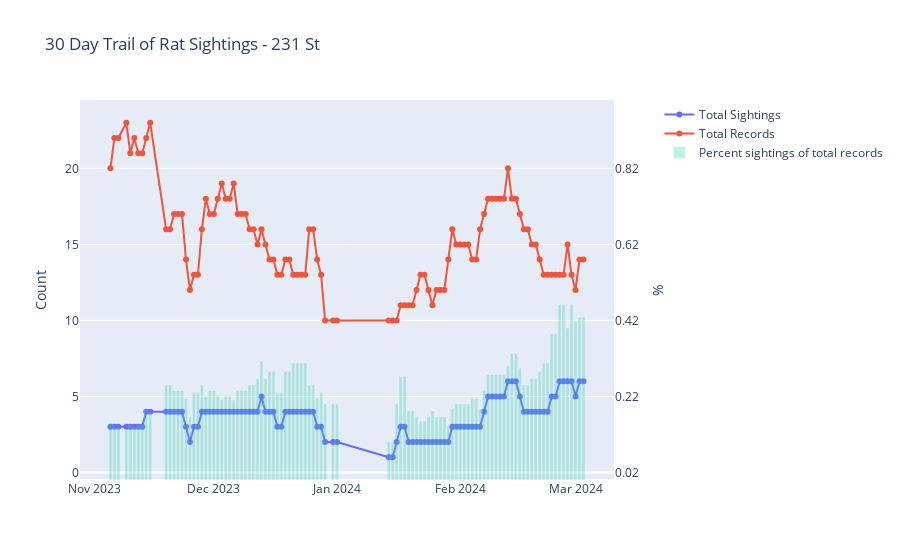

The notebook cell this image was saved under:
### Code cell
def plot_per_day_delta(station_name, station_id=None):
    if not station_id:
        station_id = stations_df[stations_df["station_name"] == station_name][
            "station_id"
        ].values
        if len(station_id) > 1:
            print(
                "Station name conflict, this station requires a specific ID due to duplicate names"
            )
            return

    station_data = sightings_df[sightings_df["station_id"] == station_id[0]]
    station_data["total_sightings"] = (
        station_data["so_many"] + station_data["one_or_two"]
    )
    station_data["total_records"] = (
        station_data["so_many"] + station_data["one_or_two"] + station_data["none"]
    )
    station_data["perc_sightings"] = (
        station_data["total_sightings"] / station_data["total_records"]
    )
    station_data = station_data.drop(
        columns=["station_id", "so_many", "one_or_two", "none"]
    )

    station_data["date_delta"] = station_data["date_end"] - station_data["date_end"].shift(1)
    station_data["sightings_delta"] = station_data["total_sightings"] - station_data["total_sightings"].shift(1)
    # station_data["date_delta"] = pd.to_numeric(station_data["date_delta"].dt.days, downcast="integer")
    station_data["date_delta"] = station_data["date_delta"].dt.days

    # melted_data = station_data.melt(
    #     ["station_id", "date_start", "date_end"],
    #     var_name="sighting_type",
    #     value_vars=["so_many", "one_or_two", "none"],
    # )

    # print(melted_data)

    print(station_data)

    fig = make_subplots(specs=[[{"secondary_y": True}]])

    fig.add_trace(
        go.Scatter(
            x=station_data["date_end"],
            y=station_data["total_sightings"],
            name="Total Sightings",
            mode="lines+markers",
            text=[
                f"date_end: {date.strftime('%d %B (%a)')}"
                for date in station_data["date_end"]
            ],
        ),
        secondary_y=False,
    )

    fig.add_trace(
        go.Scatter(
            x=station_data["date_end"],
            y=station_data["total_records"],
            name="Total Records",
            mode="lines+markers",
            text=[
                f"date_end: {date.strftime('%d %B (%a)')}"
                for date in station_data["date_end"]
            ],
        ),
        secondary_y=False,
    )

    fig.add_trace(
        go.Bar(
            x=station_data["date_end"],
            y=station_data["perc_sightings"],
            name="Percent sightings of total records",
            opacity=0.25,
        ),
        secondary_y=True,
    )

    # fig.add_trace(
    #     go.Scatter(
    #         x=station_data["date_end"],
    #         y=station_data["date_delta"]
    #     )
    # )

    # fig.add_trace(
    #     go.Scatter(
    #         x=station_data["date_end"],
    #         y=station_data["sightings_delta"]
    #     )
    # )

    # fig.update_xaxes(title_text="Date End")
    # fig.update_yaxes(title_text="Count")

    fig.update_layout(
        title_text=f"30 Day Trail of Rat Sightings - {station_name}",
        yaxis=dict(
            title=dict(text="Count"),
            side="left",
        ),
        yaxis2=dict(
            title=dict(text="%"),
            side="right",
            range=[0, 1],
            overlaying="y",
            tickmode="sync",
        ),
    )

    return fig


plot_per_day_delta("231 St")

### Figure 1 — Plotly figure (JSON) as saved in the notebook; plotly's stock layout.template omitted (floating-point values rounded to 4 significant figures)
{"data": [{"mode": "lines+markers", "name": "Total Sightings", "text": ["date_end: 05 November (Sun)", "date_end: 06 November (Mon)", "date_end: 07 November (Tue)", "date_end: 09 November (Thu)", "date_end: 10 November (Fri)", "date_end: 11 November (Sat)", "date_end: 12 November (Sun)", "date_end: 13 November (Mon)", "date_end: 14 November (Tue)", "date_end: 15 November (Wed)", "date_end: 19 November (Sun)", "date_end: 20 November (Mon)", "date_end: 21 November (Tue)", "date_end: 22 November (Wed)", "date_end: 23 November (Thu)", "date_end: 24 November (Fri)", "date_end: 25 November (Sat)", "date_end: 26 November (Sun)", "date_end: 27 November (Mon)", "date_end: 28 November (Tue)", "date_end: 29 November (Wed)", "date_end: 30 November (Thu)", "date_end: 01 December (Fri)", "date_end: 02 December (Sat)", "date_end: 03 December (Sun)", "date_end: 04 December (Mon)", "date_end: 05 December (Tue)", "date_end: 06 December (Wed)", "date_end: 07 December (Thu)", "date_end: 08 December (Fri)", "date_end: 09 December (Sat)", "date_end: 10 December (Sun)", "date_end: 11 December (Mon)", "date_end: 12 December (Tue)", "date_end: 13 December (Wed)", "date_end: 14 December (Thu)", "date_end: 15 December (Fri)", "date_end: 16 December (Sat)", "date_end: 17 December (Sun)", "date_end: 18 December (Mon)", "date_end: 19 December (Tue)", "date_end: 20 December (Wed)", "date_end: 21 December (Thu)", "date_end: 22 December (Fri)", "date_end: 23 December (Sat)", "date_end: 24 December (Sun)", "date_end: 25 December (Mon)", "date_end: 26 December (Tue)", "date_end: 27 December (Wed)", "date_end: 28 December (Thu)", "date_end: 29 December (Fri)", "date_end: 31 December (Sun)", "date_end: 01 January (Mon)", "date_end: 14 January (Sun)", "date_end: 15 January (Mon)", "date_end: 16 January (Tue)", "date_end: 17 January (Wed)", "date_end: 18 January (Thu)", "date_end: 19 January (Fri)", "date_end: 20 January (Sat)", "date_end: 21 January (Sun)", "date_end: 22 January (Mon)", "date_end: 23 January (Tue)", "date_end: 24 January (Wed)", "date_end: 25 January (Thu)", "date_end: 26 January (Fri)", "date_end: 27 January (Sat)", "date_end: 28 January (Sun)", "date_end: 29 January (Mon)", "date_end: 30 January (Tue)", "date_end: 31 January (Wed)", "date_end: 01 February (Thu)", "date_end: 02 February (Fri)", "date_end: 03 February (Sat)", "date_end: 04 February (Sun)", "date_end: 05 February (Mon)", "date_end: 06 February (Tue)", "date_end: 07 February (Wed)", "date_end: 08 February (Thu)", "date_end: 09 February (Fri)", "date_end: 10 February (Sat)", "date_end: 11 February (Sun)", "date_end: 12 February (Mon)", "date_end: 13 February (Tue)", "date_end: 14 February (Wed)", "date_end: 15 February (Thu)", "date_end: 16 February (Fri)", "date_end: 17 February (Sat)", "date_end: 18 February (Sun)", "date_end: 19 February (Mon)", "date_end: 20 February (Tue)", "date_end: 21 February (Wed)", "date_end: 22 February (Thu)", "date_end: 23 February (Fri)", "date_end: 24 February (Sat)", "date_end: 25 February (Sun)", "date_end: 26 February (Mon)", "date_end: 27 February (Tue)", "date_end: 28 February (Wed)", "date_end: 29 February (Thu)", "date_end: 01 March (Fri)", "date_end: 02 March (Sat)", "date_end: 03 March (Sun)"], "type": "scatter", "x": ["2023-11-05T00:00:00", "2023-11-06T00:00:00", "2023-11-07T00:00:00", "2023-11-09T00:00:00", "2023-11-10T00:00:00", "2023-11-11T00:00:00", "2023-11-12T00:00:00", "2023-11-13T00:00:00", "2023-11-14T00:00:00", "2023-11-15T00:00:00", "2023-11-19T00:00:00", "2023-11-20T00:00:00", "2023-11-21T00:00:00", "2023-11-22T00:00:00", "2023-11-23T00:00:00", "2023-11-24T00:00:00", "2023-11-25T00:00:00", "2023-11-26T00:00:00", "2023-11-27T00:00:00", "2023-11-28T00:00:00", "2023-11-29T00:00:00", "2023-11-30T00:00:00", "2023-12-01T00:00:00", "2023-12-02T00:00:00", "2023-12-03T00:00:00", "2023-12-04T00:00:00", "2023-12-05T00:00:00", "2023-12-06T00:00:00", "2023-12-07T00:00:00", "2023-12-08T00:00:00", "2023-12-09T00:00:00", "2023-12-10T00:00:00", "2023-12-11T00:00:00", "2023-12-12T00:00:00", "2023-12-13T00:00:00", "2023-12-14T00:00:00", "2023-12-15T00:00:00", "2023-12-16T00:00:00", "2023-12-17T00:00:00", "2023-12-18T00:00:00", "2023-12-19T00:00:00", "2023-12-20T00:00:00", "2023-12-21T00:00:00", "2023-12-22T00:00:00", "2023-12-23T00:00:00", "2023-12-24T00:00:00", "2023-12-25T00:00:00", "2023-12-26T00:00:00", "2023-12-27T00:00:00", "2023-12-28T00:00:00", "2023-12-29T00:00:00", "2023-12-31T00:00:00", "2024-01-01T00:00:00", "2024-01-14T00:00:00", "2024-01-15T00:00:00", "2024-01-16T00:00:00", "2024-01-17T00:00:00", "2024-01-18T00:00:00", "2024-01-19T00:00:00", "2024-01-20T00:00:00", "2024-01-21T00:00:00", "2024-01-22T00:00:00", "2024-01-23T00:00:00", "2024-01-24T00:00:00", "2024-01-25T00:00:00", "2024-01-26T00:00:00", "2024-01-27T00:00:00", "2024-01-28T00:00:00", "2024-01-29T00:00:00", "2024-01-30T00:00:00", "2024-01-31T00:00:00", "2024-02-01T00:00:00", "2024-02-02T00:00:00", "2024-02-03T00:00:00", "2024-02-04T00:00:00", "2024-02-05T00:00:00", "2024-02-06T00:00:00", "2024-02-07T00:00:00", "2024-02-08T00:00:00", "2024-02-09T00:00:00", "2024-02-10T00:00:00", "2024-02-11T00:00:00", "2024-02-12T00:00:00", "2024-02-13T00:00:00", "2024-02-14T00:00:00", "2024-02-15T00:00:00", "2024-02-16T00:00:00", "2024-02-17T00:00:00", "2024-02-18T00:00:00", "2024-02-19T00:00:00", "2024-02-20T00:00:00", "2024-02-21T00:00:00", "2024-02-22T00:00:00", "2024-02-23T00:00:00", "2024-02-24T00:00:00", "2024-02-25T00:00:00", "2024-02-26T00:00:00", "2024-02-27T00:00:00", "2024-02-28T00:00:00", "2024-02-29T00:00:00", "2024-03-01T00:00:00", "2024-03-02T00:00:00", "2024-03-03T00:00:00"], "xaxis": "x", "y": [3, 3, 3, 3, 3, 3, 3, 3, 4, 4, 4, 4, 4, 4, 4, 3, 2, 3, 3, 4, 4, 4, 4, 4, 4, 4, 4, 4, 4, 4, 4, 4, 4, 4, 5, 4, 4, 4, 3, 3, 4, 4, 4, 4, 4, 4, 4, 4, 3, 3, 2, 2, 2, 1, 1, 2, 3, 3, 2, 2, 2, 2, 2, 2, 2, 2, 2, 2, 2, 3, 3, 3, 3, 3, 3, 3, 3, 4, 5, 5, 5, 5, 5, 6, 6, 6, 5, 4, 4, 4, 4, 4, 4, 4, 5, 5, 6, 6, 6, 6, 5, 6, 6], "yaxis": "y"}, {"mode": "lines+markers", "name": "Total Records", "text": ["date_end: 05 November (Sun)", "date_end: 06 November (Mon)", "date_end: 07 November (Tue)", "date_end: 09 November (Thu)", "date_end: 10 November (Fri)", "date_end: 11 November (Sat)", "date_end: 12 November (Sun)", "date_end: 13 November (Mon)", "date_end: 14 November (Tue)", "date_end: 15 November (Wed)", "date_end: 19 November (Sun)", "date_end: 20 November (Mon)", "date_end: 21 November (Tue)", "date_end: 22 November (Wed)", "date_end: 23 November (Thu)", "date_end: 24 November (Fri)", "date_end: 25 November (Sat)", "date_end: 26 November (Sun)", "date_end: 27 November (Mon)", "date_end: 28 November (Tue)", "date_end: 29 November (Wed)", "date_end: 30 November (Thu)", "date_end: 01 December (Fri)", "date_end: 02 December (Sat)", "date_end: 03 December (Sun)", "date_end: 04 December (Mon)", "date_end: 05 December (Tue)", "date_end: 06 December (Wed)", "date_end: 07 December (Thu)", "date_end: 08 December (Fri)", "date_end: 09 December (Sat)", "date_end: 10 December (Sun)", "date_end: 11 December (Mon)", "date_end: 12 December (Tue)", "date_end: 13 December (Wed)", "date_end: 14 December (Thu)", "date_end: 15 December (Fri)", "date_end: 16 December (Sat)", "date_end: 17 December (Sun)", "date_end: 18 December (Mon)", "date_end: 19 December (Tue)", "date_end: 20 December (Wed)", "date_end: 21 December (Thu)", "date_end: 22 December (Fri)", "date_end: 23 December (Sat)", "date_end: 24 December (Sun)", "date_end: 25 December (Mon)", "date_end: 26 December (Tue)", "date_end: 27 December (Wed)", "date_end: 28 December (Thu)", "date_end: 29 December (Fri)", "date_end: 31 December (Sun)", "date_end: 01 January (Mon)", "date_end: 14 January (Sun)", "date_end: 15 January (Mon)", "date_end: 16 January (Tue)", "date_end: 17 January (Wed)", "date_end: 18 January (Thu)", "date_end: 19 January (Fri)", "date_end: 20 January (Sat)", "date_end: 21 January (Sun)", "date_end: 22 January (Mon)", "date_end: 23 January (Tue)", "date_end: 24 January (Wed)", "date_end: 25 January (Thu)", "date_end: 26 January (Fri)", "date_end: 27 January (Sat)", "date_end: 28 January (Sun)", "date_end: 29 January (Mon)", "date_end: 30 January (Tue)", "date_end: 31 January (Wed)", "date_end: 01 February (Thu)", "date_end: 02 February (Fri)", "date_end: 03 February (Sat)", "date_end: 04 February (Sun)", "date_end: 05 February (Mon)", "date_end: 06 February (Tue)", "date_end: 07 February (Wed)", "date_end: 08 February (Thu)", "date_end: 09 February (Fri)", "date_end: 10 February (Sat)", "date_end: 11 February (Sun)", "date_end: 12 February (Mon)", "date_end: 13 February (Tue)", "date_end: 14 February (Wed)", "date_end: 15 February (Thu)", "date_end: 16 February (Fri)", "date_end: 17 February (Sat)", "date_end: 18 February (Sun)", "date_end: 19 February (Mon)", "date_end: 20 February (Tue)", "date_end: 21 February (Wed)", "date_end: 22 February (Thu)", "date_end: 23 February (Fri)", "date_end: 24 February (Sat)", "date_end: 25 February (Sun)", "date_end: 26 February (Mon)", "date_end: 27 February (Tue)", "date_end: 28 February (Wed)", "date_end: 29 February (Thu)", "date_end: 01 March (Fri)", "date_end: 02 March (Sat)", "date_end: 03 March (Sun)"], "type": "scatter", "x": ["2023-11-05T00:00:00", "2023-11-06T00:00:00", "2023-11-07T00:00:00", "2023-11-09T00:00:00", "2023-11-10T00:00:00", "2023-11-11T00:00:00", "2023-11-12T00:00:00", "2023-11-13T00:00:00", "2023-11-14T00:00:00", "2023-11-15T00:00:00", "2023-11-19T00:00:00", "2023-11-20T00:00:00", "2023-11-21T00:00:00", "2023-11-22T00:00:00", "2023-11-23T00:00:00", "2023-11-24T00:00:00", "2023-11-25T00:00:00", "2023-11-26T00:00:00", "2023-11-27T00:00:00", "2023-11-28T00:00:00", "2023-11-29T00:00:00", "2023-11-30T00:00:00", "2023-12-01T00:00:00", "2023-12-02T00:00:00", "2023-12-03T00:00:00", "2023-12-04T00:00:00", "2023-12-05T00:00:00", "2023-12-06T00:00:00", "2023-12-07T00:00:00", "2023-12-08T00:00:00", "2023-12-09T00:00:00", "2023-12-10T00:00:00", "2023-12-11T00:00:00", "2023-12-12T00:00:00", "2023-12-13T00:00:00", "2023-12-14T00:00:00", "2023-12-15T00:00:00", "2023-12-16T00:00:00", "2023-12-17T00:00:00", "2023-12-18T00:00:00", "2023-12-19T00:00:00", "2023-12-20T00:00:00", "2023-12-21T00:00:00", "2023-12-22T00:00:00", "2023-12-23T00:00:00", "2023-12-24T00:00:00", "2023-12-25T00:00:00", "2023-12-26T00:00:00", "2023-12-27T00:00:00", "2023-12-28T00:00:00", "2023-12-29T00:00:00", "2023-12-31T00:00:00", "2024-01-01T00:00:00", "2024-01-14T00:00:00", "2024-01-15T00:00:00", "2024-01-16T00:00:00", "2024-01-17T00:00:00", "2024-01-18T00:00:00", "2024-01-19T00:00:00", "2024-01-20T00:00:00", "2024-01-21T00:00:00", "2024-01-22T00:00:00", "2024-01-23T00:00:00", "2024-01-24T00:00:00", "2024-01-25T00:00:00", "2024-01-26T00:00:00", "2024-01-27T00:00:00", "2024-01-28T00:00:00", "2024-01-29T00:00:00", "2024-01-30T00:00:00", "2024-01-31T00:00:00", "2024-02-01T00:00:00", "2024-02-02T00:00:00", "2024-02-03T00:00:00", "2024-02-04T00:00:00", "2024-02-05T00:00:00", "2024-02-06T00:00:00", "2024-02-07T00:00:00", "2024-02-08T00:00:00", "2024-02-09T00:00:00", "2024-02-10T00:00:00", "2024-02-11T00:00:00", "2024-02-12T00:00:00", "2024-02-13T00:00:00", "2024-02-14T00:00:00", "2024-02-15T00:00:00", "2024-02-16T00:00:00", "2024-02-17T00:00:00", "2024-02-18T00:00:00", "2024-02-19T00:00:00", "2024-02-20T00:00:00", "2024-02-21T00:00:00", "2024-02-22T00:00:00", "2024-02-23T00:00:00", "2024-02-24T00:00:00", "2024-02-25T00:00:00", "2024-02-26T00:00:00", "2024-02-27T00:00:00", "2024-02-28T00:00:00", "2024-02-29T00:00:00", "2024-03-01T00:00:00", "2024-03-02T00:00:00", "2024-03-03T00:00:00"], "xaxis": "x", "y": [20, 22, 22, 23, 21, 22, 21, 21, 22, 23, 16, 16, 17, 17, 17, 14, 12, 13, 13, 16, 18, 17, 17, 18, 19, 18, 18, 19, 17, 17, 17, 16, 16, 15, 16, 15, 14, 14, 13, 13, 14, 14, 13, 13, 13, 13, 16, 16, 14, 13, 10, 10, 10, 10, 10, 10, 11, 11, 11, 11, 12, 13, 13, 12, 11, 12, 12, 12, 14, 16, 15, 15, 15, 15, 14, 14, 16, 17, 18, 18, 18, 18, 18, 20, 18, 18, 17, 16, 16, 15, 15, 14, 13, 13, 13, 13, 13, 13, 15, 13, 12, 14, 14], "yaxis": "y"}, {"name": "Percent sightings of total records", "opacity": 0.25, "type": "bar", "x": ["2023-11-05T00:00:00", "2023-11-06T00:00:00", "2023-11-07T00:00:00", "2023-11-09T00:00:00", "2023-11-10T00:00:00", "2023-11-11T00:00:00", "2023-11-12T00:00:00", "2023-11-13T00:00:00", "2023-11-14T00:00:00", "2023-11-15T00:00:00", "2023-11-19T00:00:00", "2023-11-20T00:00:00", "2023-11-21T00:00:00", "2023-11-22T00:00:00", "2023-11-23T00:00:00", "2023-11-24T00:00:00", "2023-11-25T00:00:00", "2023-11-26T00:00:00", "2023-11-27T00:00:00", "2023-11-28T00:00:00", "2023-11-29T00:00:00", "2023-11-30T00:00:00", "2023-12-01T00:00:00", "2023-12-02T00:00:00", "2023-12-03T00:00:00", "2023-12-04T00:00:00", "2023-12-05T00:00:00", "2023-12-06T00:00:00", "2023-12-07T00:00:00", "2023-12-08T00:00:00", "2023-12-09T00:00:00", "2023-12-10T00:00:00", "2023-12-11T00:00:00", "2023-12-12T00:00:00", "2023-12-13T00:00:00", "2023-12-14T00:00:00", "2023-12-15T00:00:00", "2023-12-16T00:00:00", "2023-12-17T00:00:00", "2023-12-18T00:00:00", "2023-12-19T00:00:00", "2023-12-20T00:00:00", "2023-12-21T00:00:00", "2023-12-22T00:00:00", "2023-12-23T00:00:00", "2023-12-24T00:00:00", "2023-12-25T00:00:00", "2023-12-26T00:00:00", "2023-12-27T00:00:00", "2023-12-28T00:00:00", "2023-12-29T00:00:00", "2023-12-31T00:00:00", "2024-01-01T00:00:00", "2024-01-14T00:00:00", "2024-01-15T00:00:00", "2024-01-16T00:00:00", "2024-01-17T00:00:00", "2024-01-18T00:00:00", "2024-01-19T00:00:00", "2024-01-20T00:00:00", "2024-01-21T00:00:00", "2024-01-22T00:00:00", "2024-01-23T00:00:00", "2024-01-24T00:00:00", "2024-01-25T00:00:00", "2024-01-26T00:00:00", "2024-01-27T00:00:00", "2024-01-28T00:00:00", "2024-01-29T00:00:00", "2024-01-30T00:00:00", "2024-01-31T00:00:00", "2024-02-01T00:00:00", "2024-02-02T00:00:00", "2024-02-03T00:00:00", "2024-02-04T00:00:00", "2024-02-05T00:00:00", "2024-02-06T00:00:00", "2024-02-07T00:00:00", "2024-02-08T00:00:00", "2024-02-09T00:00:00", "2024-02-10T00:00:00", "2024-02-11T00:00:00", "2024-02-12T00:00:00", "2024-02-13T00:00:00", "2024-02-14T00:00:00", "2024-02-15T00:00:00", "2024-02-16T00:00:00", "2024-02-17T00:00:00", "2024-02-18T00:00:00", "2024-02-19T00:00:00", "2024-02-20T00:00:00", "2024-02-21T00:00:00", "2024-02-22T00:00:00", "2024-02-23T00:00:00", "2024-02-24T00:00:00", "2024-02-25T00:00:00", "2024-02-26T00:00:00", "2024-02-27T00:00:00", "2024-02-28T00:00:00", "2024-02-29T00:00:00", "2024-03-01T00:00:00", "2024-03-02T00:00:00", "2024-03-03T00:00:00"], "xaxis": "x", "y": [0.15, 0.1364, 0.1364, 0.1304, 0.1429, 0.1364, 0.1429, 0.1429, 0.1818, 0.1739, 0.25, 0.25, 0.2353, 0.2353, 0.2353, 0.2143, 0.1667, 0.2308, 0.2308, 0.25, 0.2222, 0.2353, 0.2353, 0.2222, 0.2105, 0.2222, 0.2222, 0.2105, 0.2353, 0.2353, 0.2353, 0.25, 0.25, 0.2667, 0.3125, 0.2667, 0.2857, 0.2857, 0.2308, 0.2308, 0.2857, 0.2857, 0.3077, 0.3077, 0.3077, 0.3077, 0.25, 0.25, 0.2143, 0.2308, 0.2, 0.2, 0.2, 0.1, 0.1, 0.2, 0.2727, 0.2727, 0.1818, 0.1818, 0.1667, 0.1538, 0.1538, 0.1667, 0.1818, 0.1667, 0.1667, 0.1667, 0.1429, 0.1875, 0.2, 0.2, 0.2, 0.2, 0.2143, 0.2143, 0.1875, 0.2353, 0.2778, 0.2778, 0.2778, 0.2778, 0.2778, 0.3, 0.3333, 0.3333, 0.2941, 0.25, 0.25, 0.2667, 0.2667, 0.2857, 0.3077, 0.3077, 0.3846, 0.3846, 0.4615, 0.4615, 0.4, 0.4615, 0.4167, 0.4286, 0.4286], "yaxis": "y2"}], "layout": {"title": {"text": "30 Day Trail of Rat Sightings - 231 St"}, "xaxis": {"anchor": "y", "domain": [0, 0.94]}, "yaxis": {"anchor": "x", "domain": [0, 1], "side": "left", "title": {"text": "Count"}}, "yaxis2": {"anchor": "x", "overlaying": "y", "range": [0, 1], "side": "right", "tickmode": "sync", "title": {"text": "%"}}}}
